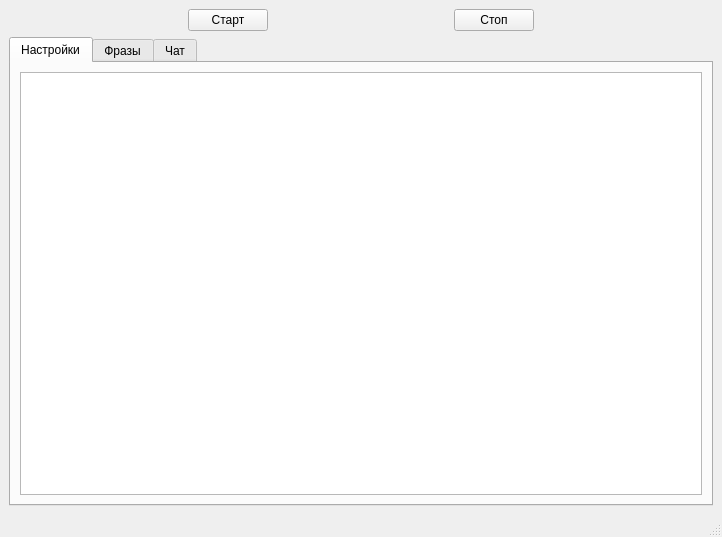
<?xml version="1.0" encoding="UTF-8"?>
<ui version="4.0">
 <class>MainWindow</class>
 <widget class="QMainWindow" name="MainWindow">
  <property name="geometry">
   <rect>
    <x>0</x>
    <y>0</y>
    <width>722</width>
    <height>537</height>
   </rect>
  </property>
  <property name="sizePolicy">
   <sizepolicy hsizetype="Maximum" vsizetype="Preferred">
    <horstretch>0</horstretch>
    <verstretch>0</verstretch>
   </sizepolicy>
  </property>
  <property name="sizeIncrement">
   <size>
    <width>0</width>
    <height>0</height>
   </size>
  </property>
  <property name="windowTitle">
   <string>MainWindow</string>
  </property>
  <widget class="QWidget" name="centralwidget">
   <layout class="QVBoxLayout" name="verticalLayout_3">
    <item>
     <layout class="QHBoxLayout" name="horizontalLayout">
      <item>
       <spacer name="horizontalSpacer_2">
        <property name="orientation">
         <enum>Qt::Horizontal</enum>
        </property>
        <property name="sizeHint" stdset="0">
         <size>
          <width>40</width>
          <height>20</height>
         </size>
        </property>
       </spacer>
      </item>
      <item>
       <widget class="QPushButton" name="startButton">
        <property name="text">
         <string>Старт</string>
        </property>
       </widget>
      </item>
      <item>
       <spacer name="horizontalSpacer">
        <property name="orientation">
         <enum>Qt::Horizontal</enum>
        </property>
        <property name="sizeHint" stdset="0">
         <size>
          <width>40</width>
          <height>20</height>
         </size>
        </property>
       </spacer>
      </item>
      <item>
       <widget class="QPushButton" name="stopButton">
        <property name="text">
         <string>Стоп</string>
        </property>
       </widget>
      </item>
      <item>
       <spacer name="horizontalSpacer_3">
        <property name="orientation">
         <enum>Qt::Horizontal</enum>
        </property>
        <property name="sizeHint" stdset="0">
         <size>
          <width>40</width>
          <height>20</height>
         </size>
        </property>
       </spacer>
      </item>
     </layout>
    </item>
    <item>
     <layout class="QVBoxLayout" name="verticalLayout_2">
      <item>
       <widget class="QTabWidget" name="tabWidget">
        <property name="enabled">
         <bool>true</bool>
        </property>
        <property name="focusPolicy">
         <enum>Qt::TabFocus</enum>
        </property>
        <property name="currentIndex">
         <number>0</number>
        </property>
        <widget class="QWidget" name="tab_settimgs">
         <attribute name="title">
          <string>Настройки</string>
         </attribute>
         <layout class="QHBoxLayout" name="horizontalLayout_2">
          <item>
           <widget class="QTableWidget" name="tableSetting">
            <property name="sizePolicy">
             <sizepolicy hsizetype="Expanding" vsizetype="Expanding">
              <horstretch>0</horstretch>
              <verstretch>0</verstretch>
             </sizepolicy>
            </property>
            <property name="layoutDirection">
             <enum>Qt::LeftToRight</enum>
            </property>
            <property name="autoScroll">
             <bool>true</bool>
            </property>
            <property name="tabKeyNavigation">
             <bool>true</bool>
            </property>
            <property name="dragEnabled">
             <bool>false</bool>
            </property>
            <property name="showGrid">
             <bool>true</bool>
            </property>
            <property name="gridStyle">
             <enum>Qt::SolidLine</enum>
            </property>
            <property name="sortingEnabled">
             <bool>false</bool>
            </property>
            <property name="wordWrap">
             <bool>true</bool>
            </property>
            <property name="cornerButtonEnabled">
             <bool>true</bool>
            </property>
            <property name="rowCount">
             <number>0</number>
            </property>
            <property name="columnCount">
             <number>0</number>
            </property>
            <attribute name="horizontalHeaderVisible">
             <bool>true</bool>
            </attribute>
            <attribute name="horizontalHeaderCascadingSectionResizes">
             <bool>false</bool>
            </attribute>
            <attribute name="horizontalHeaderHighlightSections">
             <bool>true</bool>
            </attribute>
            <attribute name="horizontalHeaderMinimumSectionSize">
             <number>51</number>
            </attribute>
            <attribute name="horizontalHeaderShowSortIndicator" stdset="0">
             <bool>false</bool>
            </attribute>
            <attribute name="horizontalHeaderStretchLastSection">
             <bool>false</bool>
            </attribute>
            <attribute name="verticalHeaderVisible">
             <bool>true</bool>
            </attribute>
            <attribute name="verticalHeaderCascadingSectionResizes">
             <bool>false</bool>
            </attribute>
            <attribute name="verticalHeaderHighlightSections">
             <bool>true</bool>
            </attribute>
            <attribute name="verticalHeaderShowSortIndicator" stdset="0">
             <bool>false</bool>
            </attribute>
            <attribute name="verticalHeaderStretchLastSection">
             <bool>false</bool>
            </attribute>
           </widget>
          </item>
         </layout>
        </widget>
        <widget class="QWidget" name="tab_phrase">
         <attribute name="title">
          <string>Фразы</string>
         </attribute>
         <layout class="QHBoxLayout" name="horizontalLayout_3">
          <item>
           <widget class="QTableWidget" name="tablePhrase"/>
          </item>
         </layout>
        </widget>
        <widget class="QWidget" name="tab_chat">
         <attribute name="title">
          <string>Чат</string>
         </attribute>
         <layout class="QHBoxLayout" name="horizontalLayout_4">
          <item>
           <widget class="QPlainTextEdit" name="chatTextEdit">
            <property name="readOnly">
             <bool>true</bool>
            </property>
           </widget>
          </item>
         </layout>
        </widget>
       </widget>
      </item>
     </layout>
    </item>
   </layout>
  </widget>
  <widget class="QMenuBar" name="menubar">
   <property name="geometry">
    <rect>
     <x>0</x>
     <y>0</y>
     <width>722</width>
     <height>22</height>
    </rect>
   </property>
  </widget>
  <widget class="QStatusBar" name="statusbar"/>
 </widget>
 <resources/>
 <connections/>
</ui>
